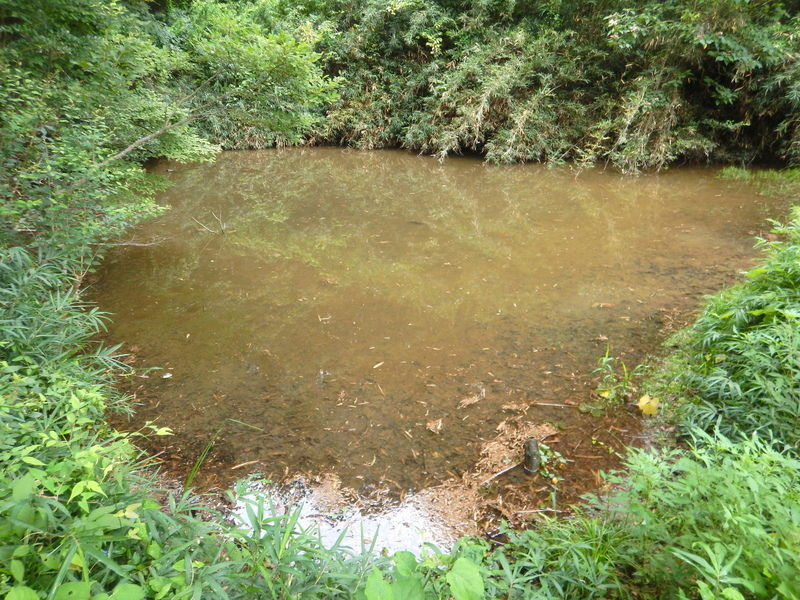
//> input picture bin/Numa.jpg, 800 x 600 px, given in place of Numa.jpg.jpg, which was not available
$ ./main   (built with g++ and OpenCV 4)
//> lines starting //> are read from the running program, lines starting //| are printed output that depends on the picture; pictures that were not available may be replaced by others from this repository, and a replacement may not be noted
//  colorTransfer

#include <iostream>
#include <opencv2/opencv.hpp>

cv::Vec3d BGR2lab(cv::Vec3d bgr) {
    double L = 0.0;
    double M = 0.0;
    double S = 0.0;

    L = 0.3811 * bgr[2] + 0.5783 * bgr[1] + 0.0402 * bgr[0];
    M = 0.1967 * bgr[2] + 0.7244 * bgr[1] + 0.0782 * bgr[0];
    S = 0.0241 * bgr[2] + 0.1288 * bgr[1] + 0.8444 * bgr[0];

    cv::Vec3d LMS;
    LMS[0] = L > 1.0e-5 ? std::log10(L) : std::log10(1.0e-5);
    LMS[1] = M > 1.0e-5 ? std::log10(M) : std::log10(1.0e-5);
    LMS[2] = S > 1.0e-5 ? std::log10(S) : std::log10(1.0e-5);

    cv::Vec3d lab;
    lab[0] = 1 / sqrt(3) * (LMS[0] + LMS[1] + LMS[2]);
    lab[1] = 1 / sqrt(6) * (LMS[0] + LMS[1] - 2 * LMS[2]);
    lab[2] = 1 / sqrt(2) * (LMS[0] - LMS[1]);
    return lab;
}

cv::Vec3d lab2BGR(cv::Vec3d lab) {
    double L = 0.0;
    double M = 0.0;
    double S = 0.0;

    L = sqrt(3) / 3 * lab[0] + sqrt(6) / 6 * lab[1] + sqrt(2) / 2 * lab[2];
    M = sqrt(3) / 3 * lab[0] + sqrt(6) / 6 * lab[1] - sqrt(2) / 2 * lab[2];
    S = sqrt(3) / 3 * lab[0] -2 * sqrt(6) / 6 * lab[1];

    cv::Vec3d LMS;
    LMS[0] = L > -5 ? std::pow(10, L) : 1.0e-5;
    LMS[1] = M > -5 ? std::pow(10, M) : 1.0e-5;
    LMS[2] = S > -5 ? std::pow(10, S) : 1.0e-5;

    cv::Vec3d bgr;
    bgr[2] =   4.4679 * LMS[0] - 3.5873 * LMS[1] + 0.1193 * LMS[2];
    bgr[1] = - 1.2186 * LMS[0] + 2.3809 * LMS[1] - 0.1624 * LMS[2];
    bgr[0] =   0.0497 * LMS[0] - 0.2439 * LMS[1] + 1.2045 * LMS[2];

    return bgr;
}

int main(int argc, const char * argv[]) {
    //Load src_bgr image (uchar)
    cv::Mat src_bgr;
    std::string srcTitle;
    bool src_must_return;
    do {
        std::cout << "入力する画像の名前を入力してください" << std::endl;
        std::cin >> srcTitle;
//> the answer given: bin/Numa.jpg
        src_bgr = cv::imread(srcTitle + ".jpg",CV_LOAD_IMAGE_COLOR);
//> src_bgr is the input picture: 600 rows x 800 cols, CV_8UC3; mean B, G, R 87.3, 137.7, 130.7
        src_must_return = false;
        if(src_bgr.empty()) {
            std::cout << "error" << std::endl;
            src_must_return = true;
        }
    }while(src_must_return);

    //Load ref_bgr image (uchar)
    cv::Mat ref_bgr;
    std::string refTitle;
    bool ref_must_return;
    do {
        std::cout << "反映する画像の名前を入力してください" << std::endl;
        std::cin >> refTitle;
//> the answer given: bin/apple.jpg
        ref_must_return = false;
        ref_bgr = cv::imread(refTitle + ".jpg" ,CV_LOAD_IMAGE_COLOR);
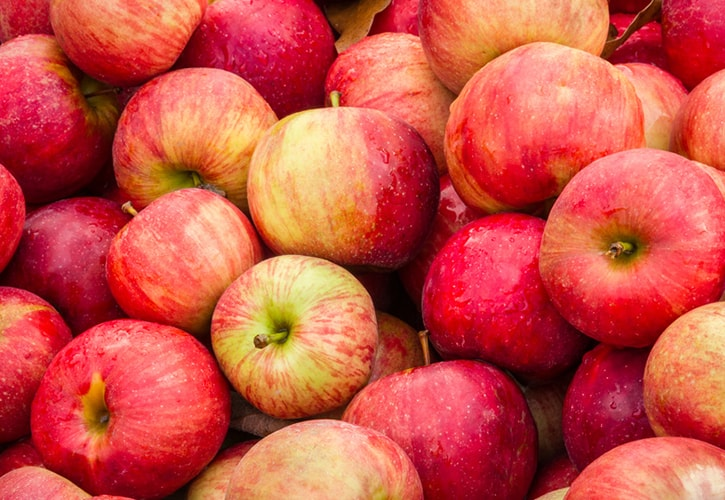
//> input picture bin/apple.jpg, 725 x 500 px, given in place of apple.jpg.jpg, which was not available
//> ref_bgr is the input picture: 500 rows x 725 cols, CV_8UC3; mean B, G, R 69.7, 81, 201.9
        if(ref_bgr.empty()) {
            std::cout << "error" << std::endl;
            ref_must_return = true;
        }
    }while(ref_must_return);

    //convert uchar -> double
    src_bgr.convertTo(src_bgr, CV_64FC3, 1.0 / 255.0);
//> src_bgr: 600 rows x 800 cols, CV_64FC3
    ref_bgr.convertTo(ref_bgr, CV_64FC3, 1.0 / 255.0);
//> ref_bgr: 500 rows x 725 cols, CV_64FC3

    //inizsialize src_lab, ref_lab (double)
    cv::Mat src_lab = cv::Mat(src_bgr.size(), CV_64FC3);
    cv::Mat ref_lab = cv::Mat(ref_bgr.size(), CV_64FC3);

    int src_height = src_bgr.rows;
//> src_height = 600
    int src_width = src_bgr.cols;
//> src_width = 800
    int ref_height = ref_bgr.rows;
//> ref_height = 500
    int ref_width = ref_bgr.cols;
//> ref_width = 725

    //convert BGR to lab (src)
    for (int y = 0; y < src_height; y++) {
        for (int x = 0; x < src_width; x++) {
            src_lab.at<cv::Vec3d>(y,x) = BGR2lab(src_bgr.at<cv::Vec3d>(y,x));
        }
    }
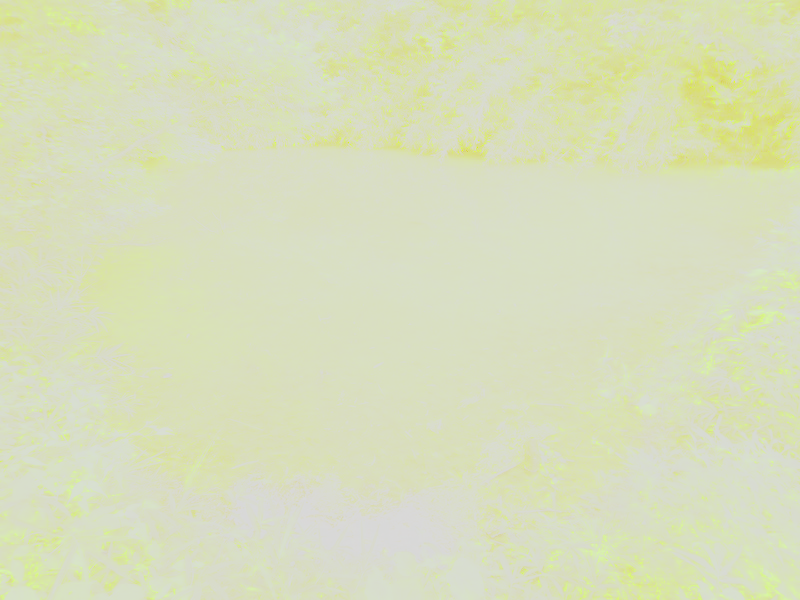
//> src_lab: 600 rows x 800 cols, CV_64FC3; mean B, G, R -0.64, 0.136, 0.00164; drawn with min black and max white

    //convert BGR to lab (ref)
    for (int y = 0; y < ref_height; y++) {
        for (int x = 0; x < ref_width; x++) {
            ref_lab.at<cv::Vec3d>(y,x) = BGR2lab(ref_bgr.at<cv::Vec3d>(y,x));
        }
    }
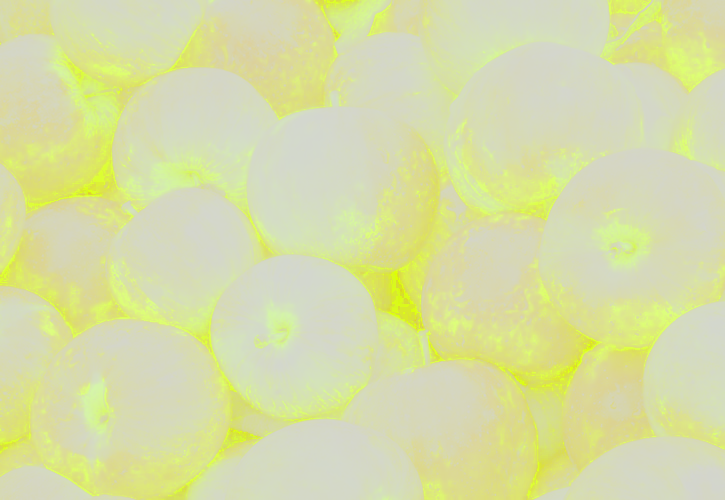
//> ref_lab: 500 rows x 725 cols, CV_64FC3; mean B, G, R -0.906, 0.214, 0.0894; drawn with min black and max white

    //calculate lab_src_sum, lab_square_src_sum
    double lab_src_sum[3] = {0.0, 0.0, 0.0};
    double lab_square_src_sum[3] = {0.0, 0.0, 0.0};
    double src_buf = 0.0;
    for (int y = 0; y < src_height; y++) {
        for (int x = 0; x < src_width; x++) {
            for (int lab = 0; lab < 3; lab++) {
                src_buf = src_lab.at<cv::Vec3d>(y,x)[lab];
                lab_src_sum[lab] += src_buf;
                lab_square_src_sum[lab] += src_buf * src_buf;
            }
        }
    }
//> this loop made 600 passes
//> src_buf on passes 1 to 3: -0.00807, -0.00956, -0.0111
//> after the loop, src_buf = -0.013; lab_src_sum = [-307257.1, 65390.6, 786.3]; lab_square_src_sum = [251712.3, 11296.3, 63.18]

    //calculate lab_ref_sum, lab_square_ref_sum
    double lab_ref_sum[3] = {0.0, 0.0, 0.0};
    double lab_square_ref_sum[3] = {0.0, 0.0, 0.0};
    double ref_buf = 0.0;
    for (int y = 0; y < ref_height; y++) {
        for (int x = 0; x < ref_width; x++) {
            for (int lab = 0; lab < 3; lab++) {
                ref_buf = ref_lab.at<cv::Vec3d>(y,x)[lab];
                lab_ref_sum[lab] += ref_buf;
                lab_square_ref_sum[lab] += ref_buf * ref_buf;
            }
        }
    }
//> this loop made 500 passes
//> ref_buf on passes 1 to 3: 0.0776, 0.0854, 0.0863
//> after the loop, ref_buf = 0.019; lab_ref_sum = [-328271.7, 77679, 32390.5]; lab_square_ref_sum = [432090.1, 26230.3, 4253.3]

    //calculate lab_src_mean, lab_square_src_mean, lab_ref_mean, lab_square_ref_mean
    double lab_src_mean[3] = {0.0, 0.0, 0.0};
    double lab_ref_mean[3] = {0.0, 0.0, 0.0};
    double lab_square_src_mean[3] = {0.0, 0.0, 0.0};
    double lab_square_ref_mean[3] = {0.0, 0.0, 0.0};
    for (int lab = 0; lab < 3; lab++){
        lab_src_mean[lab] = lab_src_sum[lab] / (src_height * src_width);
        lab_ref_mean[lab] = lab_ref_sum[lab] / (ref_height * ref_width);
        lab_square_src_mean[lab] = lab_square_src_sum[lab] / (src_height * src_width);
        lab_square_ref_mean[lab] = lab_square_ref_sum[lab] / (ref_height * ref_width);
    }

    //calculate lab_sigma_src, lab_sigma_ref
    double lab_sigma_src[3] = {0.0, 0.0, 0.0};
    double lab_sigma_ref[3] = {0.0, 0.0, 0.0};
    for (int lab = 0; lab < 3; lab++){
        lab_sigma_src[lab] = sqrt(lab_square_src_mean[lab] - lab_src_mean[lab] * lab_src_mean[lab]);
        lab_sigma_ref[lab] = sqrt(lab_square_ref_mean[lab] - lab_ref_mean[lab] * lab_ref_mean[lab]);
    }

    //calculate dst_lab
    cv::Mat dst_lab = cv::Mat::zeros(src_bgr.size(), CV_64FC3);
    for (int y = 0; y < src_height; y++) {
        for (int x = 0; x < src_width; x++) {
            for (int lab = 0; lab < 3; lab++) {
                dst_lab.at<cv::Vec3d>(y,x)[lab] = lab_sigma_ref[lab] / lab_sigma_src[lab] * (src_lab.at<cv::Vec3d>(y,x)[lab] - lab_src_mean[lab]) + lab_ref_mean[lab];
            }
        }
    }
    //cconvert dst_img lab to bgr
    cv::Mat dst_bgr = cv::Mat::zeros(src_bgr.size(), CV_64FC3);
    for (int y = 0; y < dst_bgr.rows; y++) {
        for (int x = 0; x < dst_bgr.cols; x++) {
            dst_bgr.at<cv::Vec3d>(y,x) = lab2BGR(dst_lab.at<cv::Vec3d>(y,x));
        }
    }
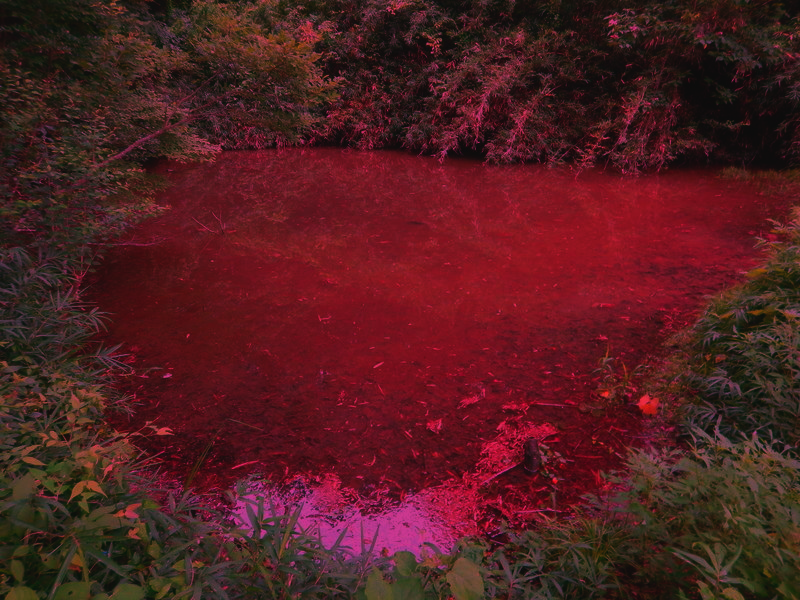
//> dst_bgr: 600 rows x 800 cols, CV_64FC3; mean B, G, R 0.279, 0.247, 0.944; drawn with min black and max white

    std::string dstTitle;
    std::cout << "保存する画像の名前を入力してください" << std::endl;
    std::cin >> dstTitle;
//> the answer given: bin/apple.jpg

    //convert double -> uchar
    dst_bgr.convertTo(dst_bgr, CV_8UC3, 255.0);
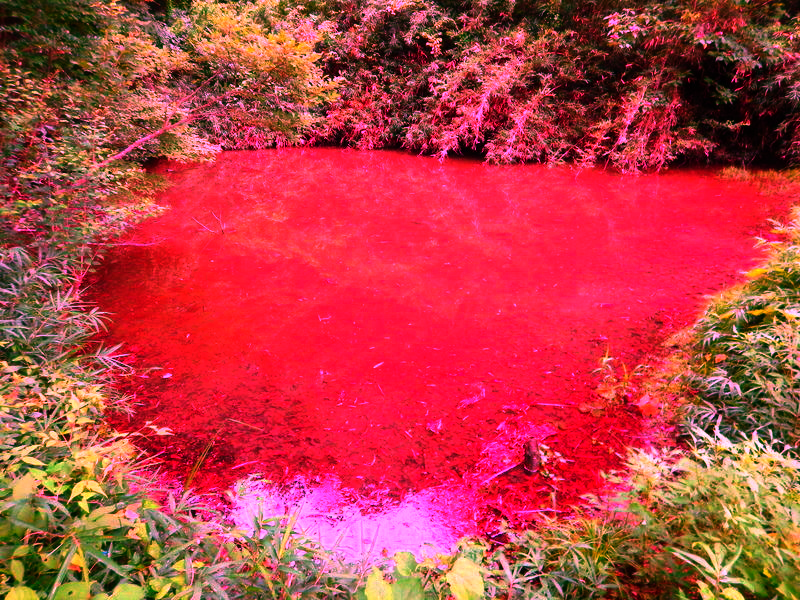
//> dst_bgr: 600 rows x 800 cols, CV_8UC3; mean B, G, R 68.9, 63, 188.7
    cv::imshow(srcTitle, src_bgr);
    cv::imshow(refTitle, ref_bgr);
    cv::imshow(dstTitle, dst_bgr);
    cv::imwrite(dstTitle + ".jpg",dst_bgr);
    cv::waitKey(0);
}
